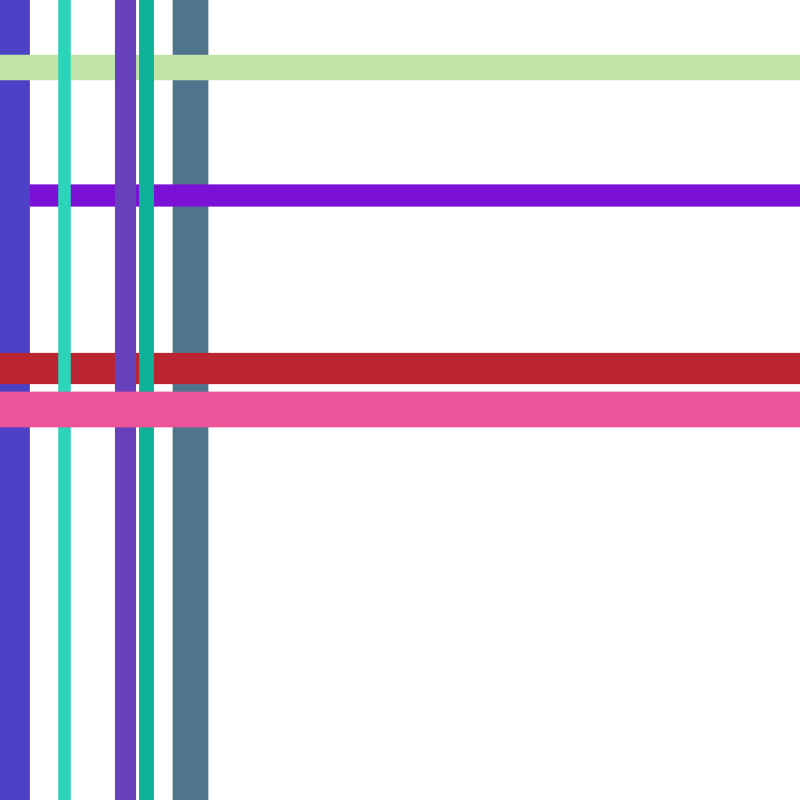
Frame 1 (no input)
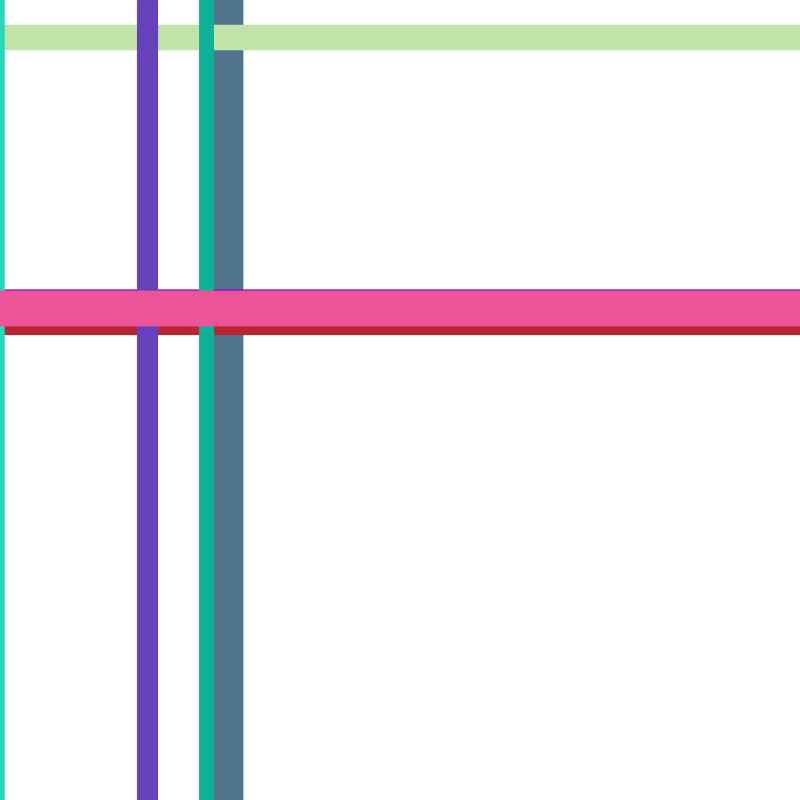
Frame 60 (the mouse pressed at the canvas centre just before this capture)
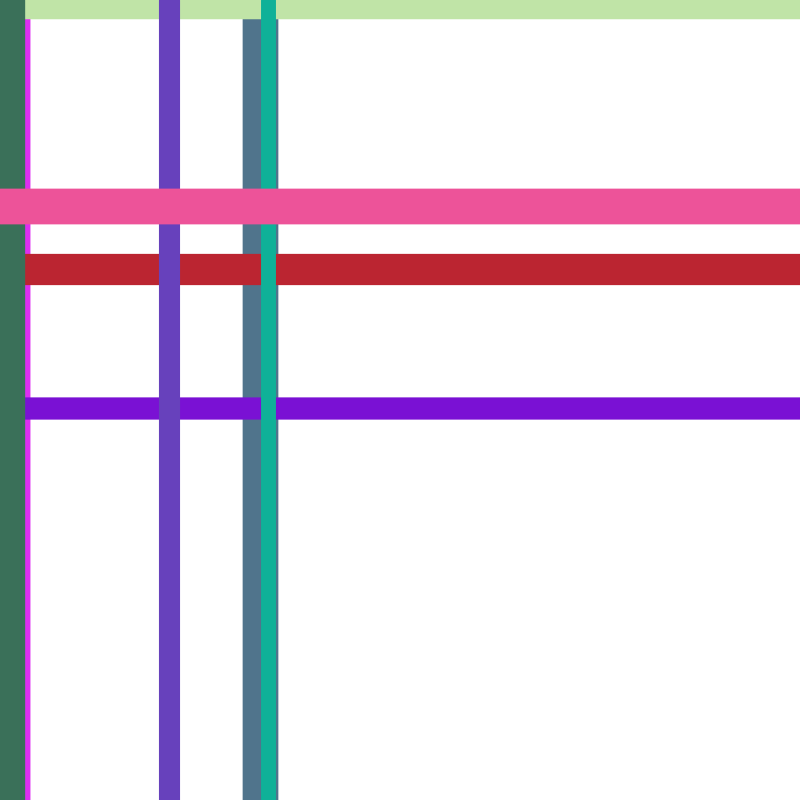
Frame 120 (the mouse held since frame 60 and released just before this capture)

The Processing sketch that drew these frames (run headless with seeded random() and noise(); from frame 60 on, the mouse is pressed at the canvas centre):

// Processing sketch: mondrian
// ── mondrian.pde

Line [] lines = new Line [10];

void setup() {
  size(800, 800);
  background(255); 
  
  for (int i = 0; i < lines.length; i++) {
    float randomDir = random(-1, 1)*2;
    if(random(1) > random(1)) {
      float randomY = random(height);
      lines[i] = new Line(0, randomY, width, randomY, 0, randomDir);
    }
    else {
      float randomX = random(width);
      lines[i] = new Line(randomX, 0, randomX, height, randomDir, 0);
    }
  }
}


void draw() {
  background(255);
  
  for(Line line : lines) {
   line.run(); 
  }
  
}


// ── Line.pde
class Line {
  float x1, x2, y1, y2, xSpeed, ySpeed;
  color col;
  float weight;

  Line(float _x1, float _y1, float _x2, float _y2, float _xSpeed, float _ySpeed) {
    x1 = _x1;
    x2 = _x2;
    y1 = _y1;
    y2 = _y2;
    xSpeed = _xSpeed;
    ySpeed = _ySpeed;

    randomize();
  }

  void run() {
    update();
    display();
  }


  void update() {
    x1 += xSpeed;
    x2 += xSpeed;
    y1 += ySpeed;
    y2 += ySpeed;

    if (x1 > (width + random(width)) || x1 < (0 - random(width))) {
      randomize();
      xSpeed *= -1;
    }
    if (y1 > (height + random(height/2)) || y1 < (0 - random(height/2))) {
      randomize();
      ySpeed *= -1;
    }
  }

  void display() {
    stroke(col);
    strokeWeight(weight);
    line(x1, y1, x2, y2);
  }

  void randomize() {
    weight = random(10, 40);
    col = color(random(255), random(255), random(255));
  }
}
